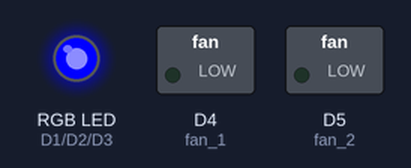
Bench run of a sketch on a simulated ESP8266 (NodeMCU). On the bench: switched loads named in the sketch (green lamp = pin HIGH), an RGB LED mixed from three pins (HIGH = lit). Dim RGB values are drawn brighter than linear; what the sketch prints to the serial monitor is not drawn.

Above: at 0.05 s.
At 1.95 s:
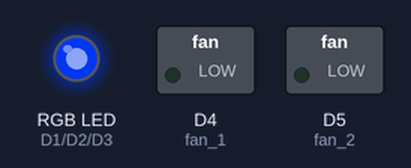
At 3.05 s:
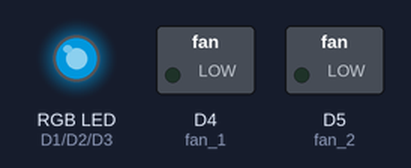
At 6.05 s:
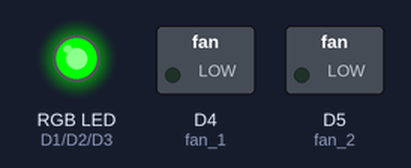
At 9.05 s:
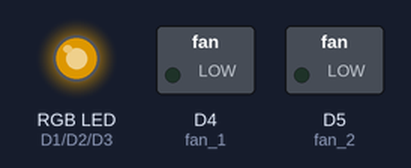
At 12.1 s:
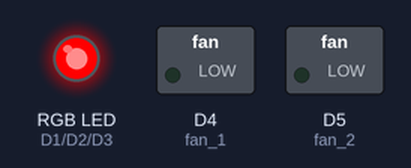
Timing chart, 0 to 15.7 s (numbered marks = the images above):
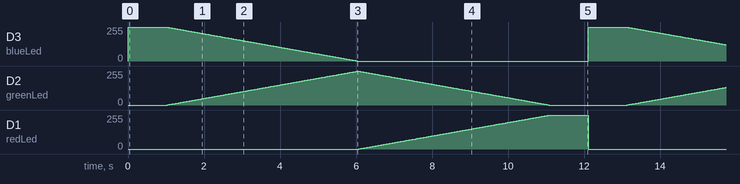

Measured:
- by itself, D3 (blueLed): ramps from 255/255 to 0/255 and jumps back, once every 12.1 s
- by itself, D1 (redLed): ramps from 0/255 to 255/255 and jumps back, once every 12.1 s

The sketch:

heaterfan.ino
```cpp
//heaterfan

//pins
const byte redLed   = D1;
const byte greenLed = D2;
const byte blueLed  = D3;

const byte fan_1 = D4;
const byte fan_2 = D5;

const int PWMdepth = 10240; //10 x PWMRANGE

float coldTemp = 15; //only blue light at this temp
float niceTemp = 20; //only green light at this temp
float warmTemp = 25; //only red light at this temp

float measuredTemp = 21.5;

void setup() {
  pinMode( redLed , OUTPUT );
  pinMode( greenLed , OUTPUT );
  pinMode( blueLed , OUTPUT );
  pinMode( fan_1 , OUTPUT );
  pinMode( fan_2 , OUTPUT );

  analogWriteRange( PWMdepth );

  Serial.begin( 115200 );
  Serial.println();

}

void loop() {

  static float temp = 14;

  if ( temp > 26 ) temp = 14;
  Serial.println(  temp );
  analogWrite( redLed, redValue( temp ) );
  analogWrite( greenLed, greenValue( temp ) );
  analogWrite( blueLed, blueValue( temp ) );
  temp += .01;
  delay(10);
}

int blueValue( const float temp ){
  if ( temp <= coldTemp ) return PWMdepth;
  if ( temp >= niceTemp ) return 0;
  return mapFloat( temp, coldTemp, niceTemp, PWMdepth, 0 );
}

int greenValue( const float temp ) {
  if ( temp <= coldTemp || temp >= warmTemp ) return 0;
  if ( temp > coldTemp && temp < niceTemp ) return mapFloat( temp, coldTemp, niceTemp, 0, PWMdepth );
  return mapFloat( temp, niceTemp, warmTemp, PWMdepth, 0 );
}

int redValue( const float temp ) {
  if ( temp <= niceTemp ) return 0;
  if ( temp >= warmTemp ) return PWMdepth;
  return mapFloat( temp, niceTemp, warmTemp, 0, PWMdepth );
}


float mapFloat( const double x, const double in_min, const double in_max, const double out_min, const double out_max)
{
  return (x - in_min) * (out_max - out_min) / (in_max - in_min) + out_min;
}
```
